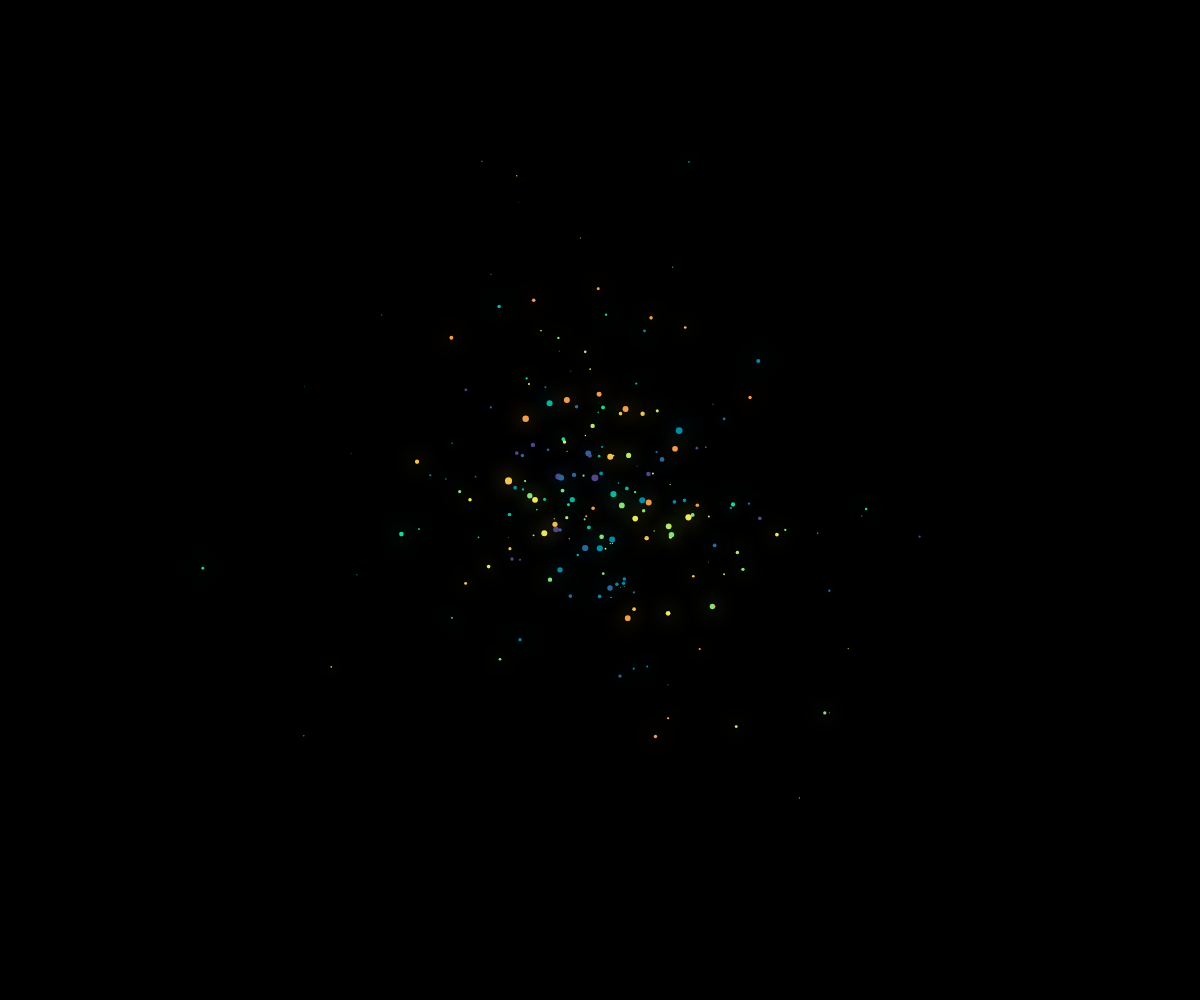
Frame 1 (no input)
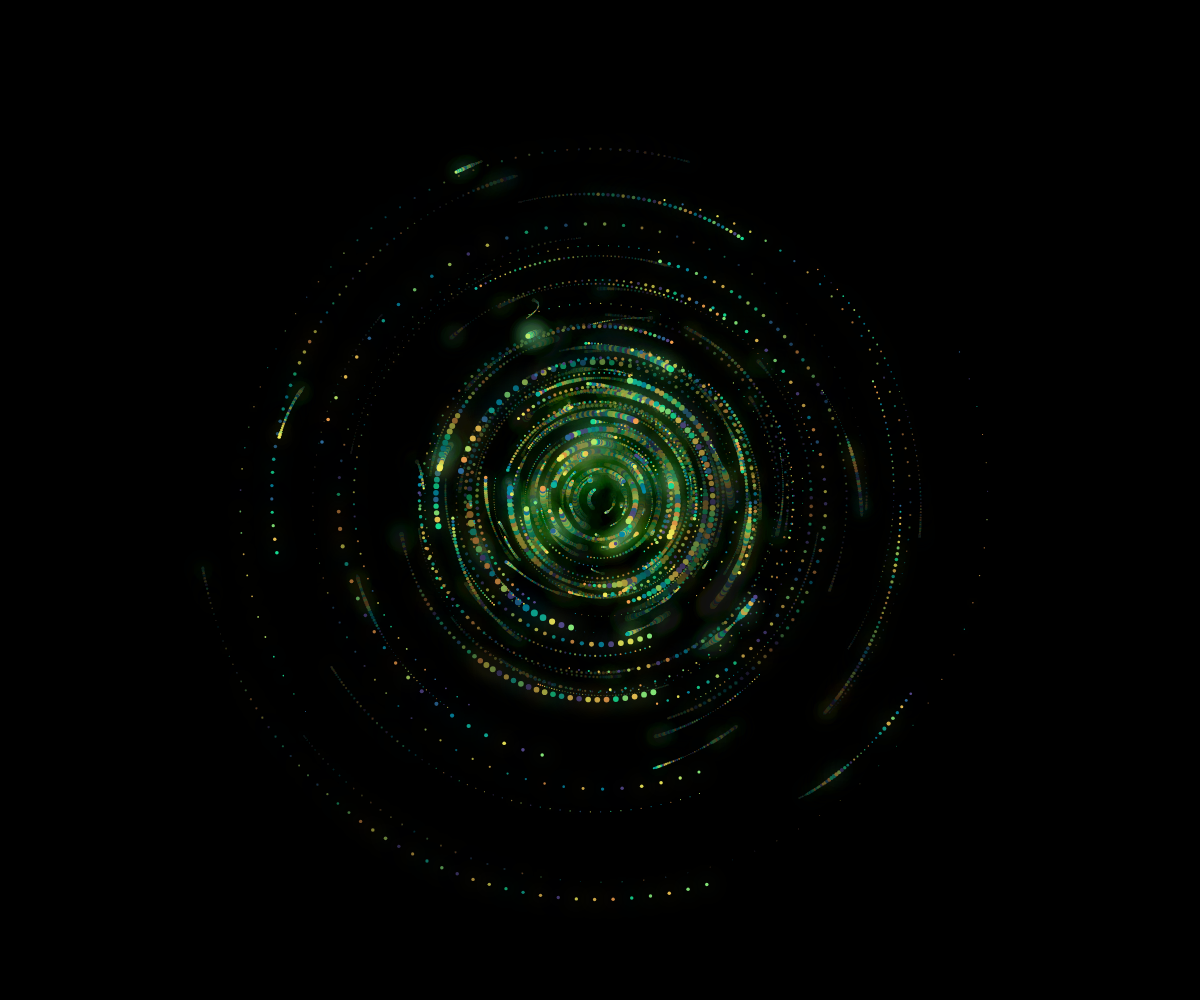
Frame 60 (no input)
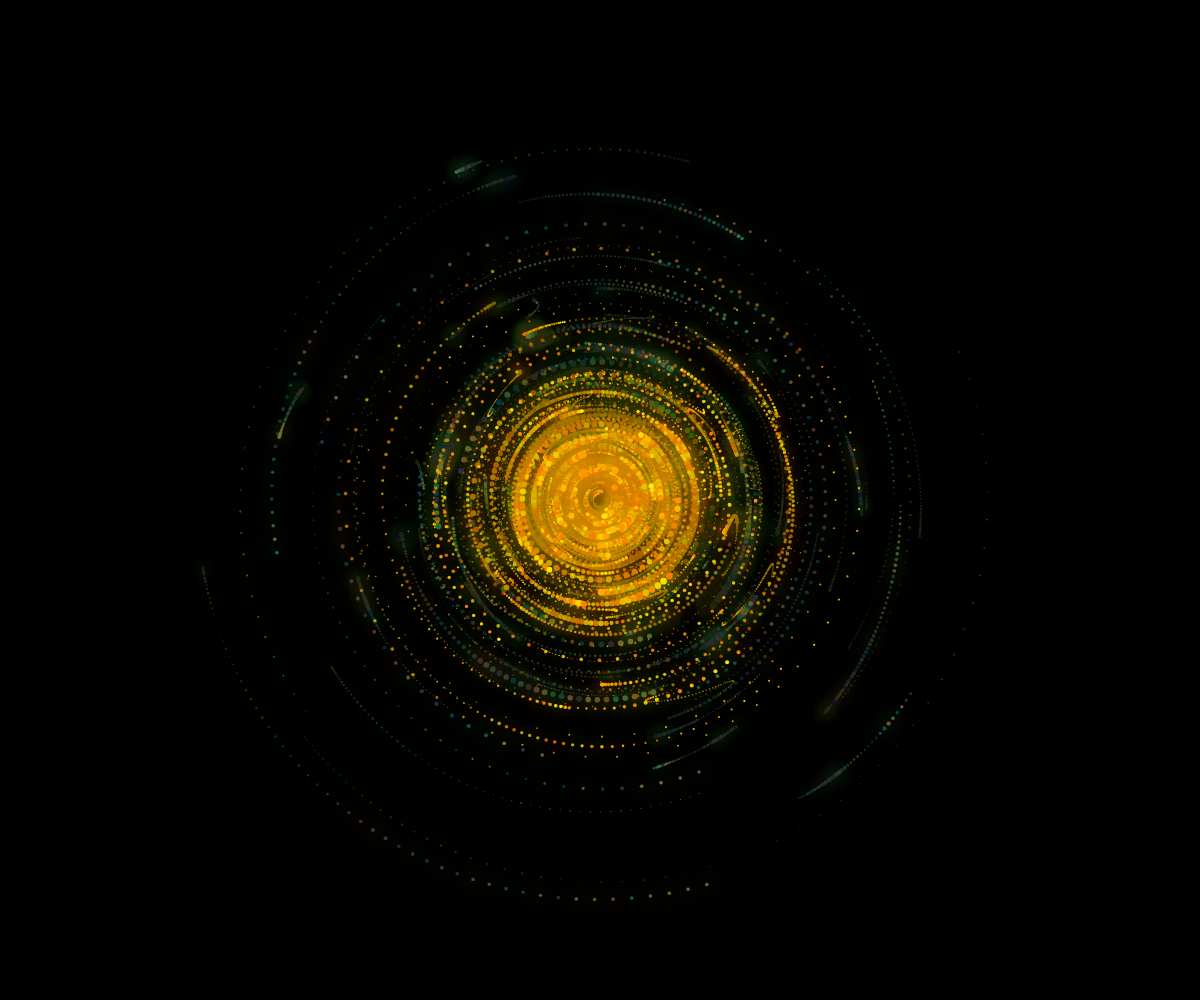
Frame 120 (the mouse pressed at the canvas centre since frame 60)

The p5.js sketch that drew these frames (run headless with seeded random() and noise() and a simulated clock; from frame 60 on, the mouse is pressed at the canvas centre):

// p5.js sketch
// ── sketch.js
var cal = "54478c-2c699a-048ba8-0db39e-16db93-83e377-b9e769-efea5a-f1c453-f29e4c".split("-").map(a=>"#"+a)

var caa = "ff7b00-ff8800-ff9500-ffa200-ffaa00-ffb700-ffc300-ffd000-ffdd00-ffea00".split("-").map(a=>"#"+a)
function planet(x,y,r){
  push();
    translate(x,y)
    for(var i=0;i<100;i++){
      if(mouseIsPressed){
        let ca = caa[int(noise(frameCount/10,i)*cal.length*r)%cal.length]
      fill(ca);
      drawingContext.shadowColor = ca;
      drawingContext.shadowBlur = 20;
      let xx = noise(i*100,frameCount/r)*r*noise(i)
      let ang = noise(i,frameCount/r)*20*PI
      let rr = sqrt(noise(i,10,frameCount/50)*50)
      let xxx =
      ellipse(xx*cos(ang)/2,xx*sin(ang)/2,noise(0,rr)*10)
      
      ellipse(xx*cos(ang),xx*sin(ang),(noise(0,rr))*6)
      
    }
    else{
              let ca = cal[int(noise(frameCount/10,i)*cal.length*r)%cal.length]
      fill(ca);
      drawingContext.shadowColor = ca;
      drawingContext.shadowBlur = 20;
      let xx = noise(i*100,frameCount/r)*r*noise(i)
      let ang = noise(i,frameCount/r)*20*PI
      let rr = sqrt(noise(i,10,frameCount/50)*50)
      let xxx =
      ellipse(xx*cos(ang)/2,xx*sin(ang)/2,noise(0,rr)*10)
      
      ellipse(xx*cos(ang),xx*sin(ang),(noise(0,rr))*6)
    }
      }
      
      
      
  pop();
}
function setup() {
  createCanvas(windowWidth,windowHeight);
  background(0);
  planet(width/2,height/2)
  noStroke();
}

function draw() {
  
  if (mouseIsPressed) {
        background(0,3);
        let rt=500
        planet(windowWidth/2,windowHeight/2,rt)
      }else{background(0,8);
           let rt=800
           planet(windowWidth/2,windowHeight/2,rt)
           
           }
  
  
  //planet(mouseX,mouseY,1000)
  
}
